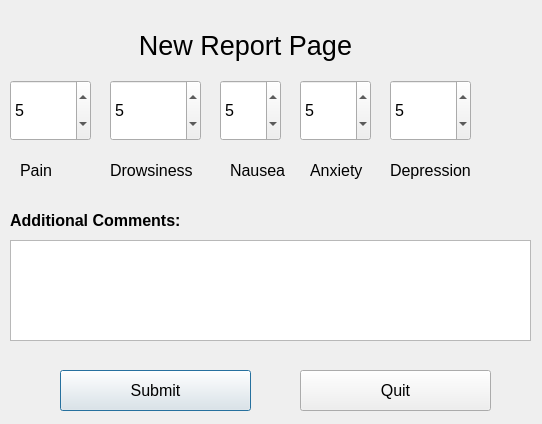
<?xml version="1.0" encoding="UTF-8"?>
<ui version="4.0">
 <class>Report</class>
 <widget class="QDialog" name="Report">
  <property name="geometry">
   <rect>
    <x>0</x>
    <y>0</y>
    <width>542</width>
    <height>424</height>
   </rect>
  </property>
  <property name="font">
   <font>
    <pointsize>12</pointsize>
   </font>
  </property>
  <property name="windowTitle">
   <string>Dialog</string>
  </property>
  <widget class="QLabel" name="label">
   <property name="geometry">
    <rect>
     <x>100</x>
     <y>10</y>
     <width>291</width>
     <height>71</height>
    </rect>
   </property>
   <property name="text">
    <string>&lt;html&gt;&lt;head/&gt;&lt;body&gt;&lt;p align=&quot;center&quot;&gt;&lt;span style=&quot; font-size:20pt;&quot;&gt;New Report Page&lt;/span&gt;&lt;/p&gt;&lt;/body&gt;&lt;/html&gt;</string>
   </property>
  </widget>
  <widget class="QLabel" name="label_2">
   <property name="geometry">
    <rect>
     <x>20</x>
     <y>150</y>
     <width>71</width>
     <height>41</height>
    </rect>
   </property>
   <property name="font">
    <font>
     <pointsize>12</pointsize>
    </font>
   </property>
   <property name="text">
    <string>Pain</string>
   </property>
  </widget>
  <widget class="QLabel" name="label_3">
   <property name="geometry">
    <rect>
     <x>110</x>
     <y>150</y>
     <width>101</width>
     <height>41</height>
    </rect>
   </property>
   <property name="text">
    <string>Drowsiness</string>
   </property>
  </widget>
  <widget class="QLabel" name="label_4">
   <property name="geometry">
    <rect>
     <x>230</x>
     <y>150</y>
     <width>71</width>
     <height>41</height>
    </rect>
   </property>
   <property name="text">
    <string>Nausea</string>
   </property>
  </widget>
  <widget class="QLabel" name="label_5">
   <property name="geometry">
    <rect>
     <x>310</x>
     <y>150</y>
     <width>71</width>
     <height>41</height>
    </rect>
   </property>
   <property name="text">
    <string>Anxiety</string>
   </property>
  </widget>
  <widget class="QLabel" name="label_6">
   <property name="geometry">
    <rect>
     <x>390</x>
     <y>150</y>
     <width>101</width>
     <height>41</height>
    </rect>
   </property>
   <property name="text">
    <string>Depression</string>
   </property>
  </widget>
  <widget class="QSpinBox" name="painBox">
   <property name="geometry">
    <rect>
     <x>10</x>
     <y>80</y>
     <width>81</width>
     <height>61</height>
    </rect>
   </property>
   <property name="minimum">
    <number>1</number>
   </property>
   <property name="maximum">
    <number>10</number>
   </property>
   <property name="value">
    <number>5</number>
   </property>
  </widget>
  <widget class="QSpinBox" name="drowsBox">
   <property name="geometry">
    <rect>
     <x>110</x>
     <y>80</y>
     <width>91</width>
     <height>61</height>
    </rect>
   </property>
   <property name="minimum">
    <number>1</number>
   </property>
   <property name="maximum">
    <number>10</number>
   </property>
   <property name="value">
    <number>5</number>
   </property>
  </widget>
  <widget class="QSpinBox" name="nauseaBox">
   <property name="geometry">
    <rect>
     <x>220</x>
     <y>80</y>
     <width>61</width>
     <height>61</height>
    </rect>
   </property>
   <property name="minimum">
    <number>1</number>
   </property>
   <property name="maximum">
    <number>10</number>
   </property>
   <property name="value">
    <number>5</number>
   </property>
  </widget>
  <widget class="QSpinBox" name="anxBox">
   <property name="geometry">
    <rect>
     <x>300</x>
     <y>80</y>
     <width>71</width>
     <height>61</height>
    </rect>
   </property>
   <property name="minimum">
    <number>1</number>
   </property>
   <property name="maximum">
    <number>10</number>
   </property>
   <property name="value">
    <number>5</number>
   </property>
  </widget>
  <widget class="QSpinBox" name="depressBox">
   <property name="geometry">
    <rect>
     <x>390</x>
     <y>80</y>
     <width>81</width>
     <height>61</height>
    </rect>
   </property>
   <property name="minimum">
    <number>1</number>
   </property>
   <property name="maximum">
    <number>10</number>
   </property>
   <property name="value">
    <number>5</number>
   </property>
  </widget>
  <widget class="QLabel" name="label_7">
   <property name="geometry">
    <rect>
     <x>10</x>
     <y>200</y>
     <width>211</width>
     <height>41</height>
    </rect>
   </property>
   <property name="font">
    <font>
     <weight>75</weight>
     <bold>true</bold>
    </font>
   </property>
   <property name="text">
    <string>Additional Comments:</string>
   </property>
  </widget>
  <widget class="QTextEdit" name="commentField">
   <property name="geometry">
    <rect>
     <x>10</x>
     <y>240</y>
     <width>521</width>
     <height>101</height>
    </rect>
   </property>
   <property name="tabChangesFocus">
    <bool>true</bool>
   </property>
  </widget>
  <widget class="QPushButton" name="pushButton">
   <property name="geometry">
    <rect>
     <x>60</x>
     <y>370</y>
     <width>191</width>
     <height>41</height>
    </rect>
   </property>
   <property name="text">
    <string>Submit</string>
   </property>
  </widget>
  <widget class="QPushButton" name="pushButton_2">
   <property name="geometry">
    <rect>
     <x>300</x>
     <y>370</y>
     <width>191</width>
     <height>41</height>
    </rect>
   </property>
   <property name="text">
    <string>Quit</string>
   </property>
  </widget>
 </widget>
 <resources/>
 <connections/>
</ui>
